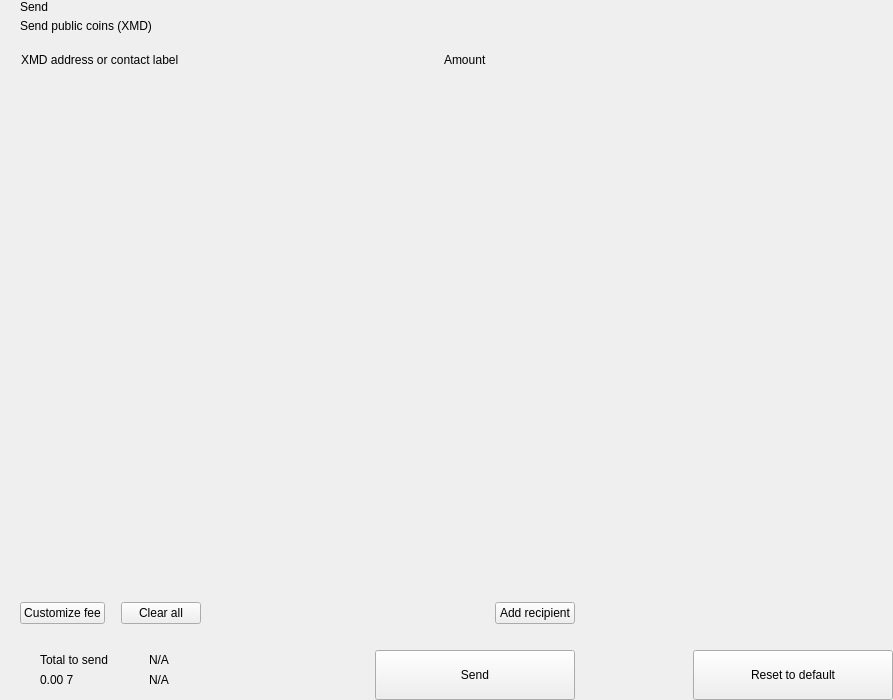
<?xml version="1.0" encoding="UTF-8"?>
<ui version="4.0">
 <class>send</class>
 <widget class="QWidget" name="send">
  <property name="geometry">
   <rect>
    <x>0</x>
    <y>0</y>
    <width>893</width>
    <height>700</height>
   </rect>
  </property>
  <property name="windowTitle">
   <string>Form</string>
  </property>
  <layout class="QHBoxLayout" name="horizontalLayout_2" stretch="2,1">
   <property name="spacing">
    <number>0</number>
   </property>
   <property name="leftMargin">
    <number>0</number>
   </property>
   <property name="topMargin">
    <number>0</number>
   </property>
   <property name="rightMargin">
    <number>0</number>
   </property>
   <property name="bottomMargin">
    <number>0</number>
   </property>
   <item>
    <widget class="QWidget" name="left" native="true">
     <layout class="QVBoxLayout" name="verticalLayout_3">
      <property name="spacing">
       <number>0</number>
      </property>
      <property name="leftMargin">
       <number>0</number>
      </property>
      <property name="topMargin">
       <number>0</number>
      </property>
      <property name="rightMargin">
       <number>0</number>
      </property>
      <property name="bottomMargin">
       <number>0</number>
      </property>
      <item>
       <layout class="QVBoxLayout" name="verticalLayout_22" stretch="0,0,0,1,0,0,0,0">
        <property name="spacing">
         <number>0</number>
        </property>
        <item>
         <layout class="QHBoxLayout" name="horizontalLayout_3">
          <property name="spacing">
           <number>0</number>
          </property>
          <property name="leftMargin">
           <number>20</number>
          </property>
          <property name="rightMargin">
           <number>20</number>
          </property>
          <item>
           <layout class="QVBoxLayout" name="verticalLayout">
            <property name="spacing">
             <number>5</number>
            </property>
            <item>
             <widget class="QLabel" name="labelTitle">
              <property name="text">
               <string>Send</string>
              </property>
              <property name="alignment">
               <set>Qt::AlignLeading|Qt::AlignLeft|Qt::AlignVCenter</set>
              </property>
             </widget>
            </item>
            <item>
             <widget class="QLabel" name="labelSubtitle1">
              <property name="text">
               <string>Send public coins (XMD)</string>
              </property>
             </widget>
            </item>
           </layout>
          </item>
          <item>
           <spacer name="horizontalSpacer">
            <property name="orientation">
             <enum>Qt::Horizontal</enum>
            </property>
            <property name="sizeHint" stdset="0">
             <size>
              <width>40</width>
              <height>20</height>
             </size>
            </property>
           </spacer>
          </item>
         </layout>
        </item>
        <item>
         <spacer name="verticalSpacer_2">
          <property name="orientation">
           <enum>Qt::Vertical</enum>
          </property>
          <property name="sizeType">
           <enum>QSizePolicy::Fixed</enum>
          </property>
          <property name="sizeHint" stdset="0">
           <size>
            <width>20</width>
            <height>20</height>
           </size>
          </property>
         </spacer>
        </item>
        <item>
         <layout class="QHBoxLayout" name="horizontalLayout" stretch="6,0,2">
          <property name="spacing">
           <number>0</number>
          </property>
          <property name="leftMargin">
           <number>10</number>
          </property>
          <property name="topMargin">
           <number>0</number>
          </property>
          <property name="rightMargin">
           <number>20</number>
          </property>
          <property name="bottomMargin">
           <number>0</number>
          </property>
          <item>
           <widget class="QLabel" name="labelSubtitleAddress">
            <property name="styleSheet">
             <string notr="true">margin-left:8px;</string>
            </property>
            <property name="text">
             <string>XMD address or contact label</string>
            </property>
           </widget>
          </item>
          <item>
           <spacer name="horizontalSpacer_3">
            <property name="orientation">
             <enum>Qt::Horizontal</enum>
            </property>
            <property name="sizeType">
             <enum>QSizePolicy::Fixed</enum>
            </property>
            <property name="sizeHint" stdset="0">
             <size>
              <width>40</width>
              <height>1</height>
             </size>
            </property>
           </spacer>
          </item>
          <item>
           <widget class="QLabel" name="labelSubtitleAmount">
            <property name="text">
             <string>Amount</string>
            </property>
           </widget>
          </item>
         </layout>
        </item>
        <item>
         <widget class="QScrollArea" name="scrollArea">
          <property name="minimumSize">
           <size>
            <width>0</width>
            <height>350</height>
           </size>
          </property>
          <property name="styleSheet">
           <string notr="true">#scrollArea {
            background:transparent;
            margin-top:10px;
}</string>
          </property>
          <property name="horizontalScrollBarPolicy">
           <enum>Qt::ScrollBarAlwaysOff</enum>
          </property>
          <property name="sizeAdjustPolicy">
           <enum>QAbstractScrollArea::AdjustIgnored</enum>
          </property>
          <property name="widgetResizable">
           <bool>true</bool>
          </property>
          <property name="alignment">
           <set>Qt::AlignLeading|Qt::AlignLeft|Qt::AlignTop</set>
          </property>
          <widget class="QWidget" name="scrollAreaWidgetContents">
           <property name="geometry">
            <rect>
             <x>0</x>
             <y>0</y>
             <width>591</width>
             <height>16</height>
            </rect>
           </property>
           <property name="sizePolicy">
            <sizepolicy hsizetype="Preferred" vsizetype="Maximum">
             <horstretch>0</horstretch>
             <verstretch>0</verstretch>
            </sizepolicy>
           </property>
           <property name="autoFillBackground">
            <bool>false</bool>
           </property>
           <property name="styleSheet">
            <string notr="true">#scrollAreaWidgetContents {
             background:transparent;
             }</string>
           </property>
           <layout class="QVBoxLayout" name="verticalLayout_7">
            <property name="spacing">
             <number>0</number>
            </property>
            <property name="sizeConstraint">
             <enum>QLayout::SetDefaultConstraint</enum>
            </property>
            <property name="leftMargin">
             <number>0</number>
            </property>
            <property name="topMargin">
             <number>0</number>
            </property>
            <property name="rightMargin">
             <number>0</number>
            </property>
            <property name="bottomMargin">
             <number>0</number>
            </property>
           </layout>
          </widget>
         </widget>
        </item>
        <item>
         <spacer name="verticalSpacer_4">
          <property name="orientation">
           <enum>Qt::Vertical</enum>
          </property>
          <property name="sizeType">
           <enum>QSizePolicy::Fixed</enum>
          </property>
          <property name="sizeHint" stdset="0">
           <size>
            <width>20</width>
            <height>20</height>
           </size>
          </property>
         </spacer>
        </item>
        <item>
         <layout class="QHBoxLayout" name="horizontalLayout_20">
          <property name="spacing">
           <number>6</number>
          </property>
          <property name="leftMargin">
           <number>20</number>
          </property>
          <property name="rightMargin">
           <number>20</number>
          </property>
          <item>
           <widget class="QPushButton" name="pushButtonFee">
            <property name="focusPolicy">
             <enum>Qt::NoFocus</enum>
            </property>
            <property name="text">
             <string>Customize fee</string>
            </property>
           </widget>
          </item>
          <item>
           <spacer name="horizontalSpacer_11">
            <property name="orientation">
             <enum>Qt::Horizontal</enum>
            </property>
            <property name="sizeType">
             <enum>QSizePolicy::Minimum</enum>
            </property>
            <property name="sizeHint" stdset="0">
             <size>
              <width>10</width>
              <height>20</height>
             </size>
            </property>
           </spacer>
          </item>
          <item>
           <widget class="QPushButton" name="pushButtonClear">
            <property name="focusPolicy">
             <enum>Qt::NoFocus</enum>
            </property>
            <property name="layoutDirection">
             <enum>Qt::RightToLeft</enum>
            </property>
            <property name="text">
             <string>Clear all</string>
            </property>
           </widget>
          </item>
          <item>
           <spacer name="horizontalSpacer_2">
            <property name="orientation">
             <enum>Qt::Horizontal</enum>
            </property>
            <property name="sizeHint" stdset="0">
             <size>
              <width>40</width>
              <height>20</height>
             </size>
            </property>
           </spacer>
          </item>
          <item>
           <widget class="QPushButton" name="pushButtonAddRecipient">
            <property name="focusPolicy">
             <enum>Qt::NoFocus</enum>
            </property>
            <property name="text">
             <string>Add recipient</string>
            </property>
           </widget>
          </item>
         </layout>
        </item>
        <item>
         <spacer name="verticalSpacer">
          <property name="orientation">
           <enum>Qt::Vertical</enum>
          </property>
          <property name="sizeType">
           <enum>QSizePolicy::Fixed</enum>
          </property>
          <property name="sizeHint" stdset="0">
           <size>
            <width>20</width>
            <height>16</height>
           </size>
          </property>
         </spacer>
        </item>
        <item>
         <layout class="QHBoxLayout" name="horizontalLayout_7">
          <property name="rightMargin">
           <number>20</number>
          </property>
          <item>
           <layout class="QHBoxLayout" name="horizontalLayout_10">
            <property name="spacing">
             <number>0</number>
            </property>
            <property name="leftMargin">
             <number>8</number>
            </property>
            <item>
             <widget class="QStackedWidget" name="stackedWidget">
              <property name="minimumSize">
               <size>
                <width>0</width>
                <height>60</height>
               </size>
              </property>
              <property name="maximumSize">
               <size>
                <width>16777215</width>
                <height>60</height>
               </size>
              </property>
              <widget class="QWidget" name="page1">
               <layout class="QVBoxLayout" name="verticalLayout_71" stretch="0">
                <property name="spacing">
                 <number>6</number>
                </property>
                <property name="leftMargin">
                 <number>12</number>
                </property>
                <property name="topMargin">
                 <number>0</number>
                </property>
                <property name="rightMargin">
                 <number>0</number>
                </property>
                <property name="bottomMargin">
                 <number>0</number>
                </property>
                <item>
                 <widget class="QWidget" name="coinWidget" native="true">
                  <property name="minimumSize">
                   <size>
                    <width>0</width>
                    <height>60</height>
                   </size>
                  </property>
                  <property name="maximumSize">
                   <size>
                    <width>16777215</width>
                    <height>60</height>
                   </size>
                  </property>
                  <layout class="QHBoxLayout" name="horizontalLayout_9">
                   <property name="spacing">
                    <number>0</number>
                   </property>
                   <property name="leftMargin">
                    <number>20</number>
                   </property>
                   <property name="topMargin">
                    <number>10</number>
                   </property>
                   <property name="rightMargin">
                    <number>20</number>
                   </property>
                   <property name="bottomMargin">
                    <number>10</number>
                   </property>
                   <item>
                    <layout class="QVBoxLayout" name="verticalSend">
                     <property name="spacing">
                      <number>0</number>
                     </property>
                     <item>
                      <widget class="QLabel" name="labelTitleTotalSend">
                       <property name="text">
                        <string>Total to send</string>
                       </property>
                      </widget>
                     </item>
                     <item>
                      <widget class="QLabel" name="labelAmountSend">
                       <property name="text">
                        <string notr="true">0.00 7</string>
                       </property>
                      </widget>
                     </item>
                    </layout>
                   </item>
                   <item>
                    <spacer name="horizontalSpacer_9">
                     <property name="orientation">
                      <enum>Qt::Horizontal</enum>
                     </property>
                     <property name="sizeType">
                      <enum>QSizePolicy::Fixed</enum>
                     </property>
                     <property name="sizeHint" stdset="0">
                      <size>
                       <width>20</width>
                       <height>20</height>
                      </size>
                     </property>
                    </spacer>
                   </item>
                   <item>
                    <widget class="QLabel" name="labelLine">
                     <property name="minimumSize">
                      <size>
                       <width>1</width>
                       <height>0</height>
                      </size>
                     </property>
                     <property name="maximumSize">
                      <size>
                       <width>1</width>
                       <height>16777215</height>
                      </size>
                     </property>
                     <property name="text">
                      <string/>
                     </property>
                    </widget>
                   </item>
                   <item>
                    <spacer name="horizontalSpacer_10">
                     <property name="orientation">
                      <enum>Qt::Horizontal</enum>
                     </property>
                     <property name="sizeType">
                      <enum>QSizePolicy::Fixed</enum>
                     </property>
                     <property name="sizeHint" stdset="0">
                      <size>
                       <width>20</width>
                       <height>20</height>
                      </size>
                     </property>
                    </spacer>
                   </item>
                   <item>
                    <layout class="QVBoxLayout" name="verticalRemaining">
                     <property name="spacing">
                      <number>0</number>
                     </property>
                     <item>
                      <widget class="QLabel" name="labelTitleTotalRemaining">
                       <property name="text">
                        <string notr="true">N/A</string>
                       </property>
                      </widget>
                     </item>
                     <item>
                      <widget class="QLabel" name="labelAmountRemaining">
                       <property name="text">
                        <string notr="true">N/A</string>
                       </property>
                      </widget>
                     </item>
                    </layout>
                   </item>
                  </layout>
                 </widget>
                </item>
               </layout>
              </widget>
              <widget class="QWidget" name="page_2"/>
             </widget>
            </item>
           </layout>
          </item>
          <item>
           <spacer name="horizontalSpacer_5">
            <property name="orientation">
             <enum>Qt::Horizontal</enum>
            </property>
            <property name="sizeType">
             <enum>QSizePolicy::Expanding</enum>
            </property>
            <property name="sizeHint" stdset="0">
             <size>
              <width>40</width>
              <height>20</height>
             </size>
            </property>
           </spacer>
          </item>
          <item alignment="Qt::AlignBottom">
           <widget class="QPushButton" name="pushButtonSave">
            <property name="minimumSize">
             <size>
              <width>200</width>
              <height>50</height>
             </size>
            </property>
            <property name="maximumSize">
             <size>
              <width>200</width>
              <height>50</height>
             </size>
            </property>
            <property name="focusPolicy">
             <enum>Qt::NoFocus</enum>
            </property>
            <property name="text">
             <string>Send</string>
            </property>
           </widget>
          </item>
         </layout>
        </item>
       </layout>
      </item>
     </layout>
    </widget>
   </item>
   <item>
    <widget class="QWidget" name="right" native="true">
     <layout class="QVBoxLayout" name="verticalLayout_5">
      <property name="leftMargin">
       <number>0</number>
      </property>
      <property name="topMargin">
       <number>0</number>
      </property>
      <property name="rightMargin">
       <number>0</number>
      </property>
      <property name="bottomMargin">
       <number>0</number>
      </property>
      <item>
       <layout class="QVBoxLayout" name="verticalLayout_4">
        <property name="spacing">
         <number>6</number>
        </property>
        <item>
         <widget class="OptionButton" name="btnCoinControl" native="true">
          <property name="minimumSize">
           <size>
            <width>0</width>
            <height>50</height>
           </size>
          </property>
         </widget>
        </item>
        <item>
         <widget class="OptionButton" name="btnChangeAddress" native="true">
          <property name="minimumSize">
           <size>
            <width>0</width>
            <height>50</height>
           </size>
          </property>
         </widget>
        </item>
        <item>
         <widget class="OptionButton" name="btnUri" native="true">
          <property name="minimumSize">
           <size>
            <width>0</width>
            <height>50</height>
           </size>
          </property>
         </widget>
        </item>
        <item>
         <spacer name="verticalSpacer_5">
          <property name="orientation">
           <enum>Qt::Vertical</enum>
          </property>
          <property name="sizeHint" stdset="0">
           <size>
            <width>20</width>
            <height>40</height>
           </size>
          </property>
         </spacer>
        </item>
        <item>
         <layout class="QHBoxLayout" name="horizontalLayout_8">
          <item>
           <spacer name="horizontalSpacer_7">
            <property name="orientation">
             <enum>Qt::Horizontal</enum>
            </property>
            <property name="sizeHint" stdset="0">
             <size>
              <width>40</width>
              <height>20</height>
             </size>
            </property>
           </spacer>
          </item>
          <item>
           <widget class="QPushButton" name="pushButtonReset">
            <property name="minimumSize">
             <size>
              <width>200</width>
              <height>50</height>
             </size>
            </property>
            <property name="maximumSize">
             <size>
              <width>200</width>
              <height>50</height>
             </size>
            </property>
            <property name="focusPolicy">
             <enum>Qt::NoFocus</enum>
            </property>
            <property name="text">
             <string>Reset to default</string>
            </property>
           </widget>
          </item>
         </layout>
        </item>
       </layout>
      </item>
     </layout>
    </widget>
   </item>
  </layout>
 </widget>
 <customwidgets>
  <customwidget>
   <class>OptionButton</class>
   <extends>QWidget</extends>
   <header>qt/pivx/optionbutton.h</header>
   <container>1</container>
  </customwidget>
 </customwidgets>
 <resources/>
 <connections/>
</ui>
